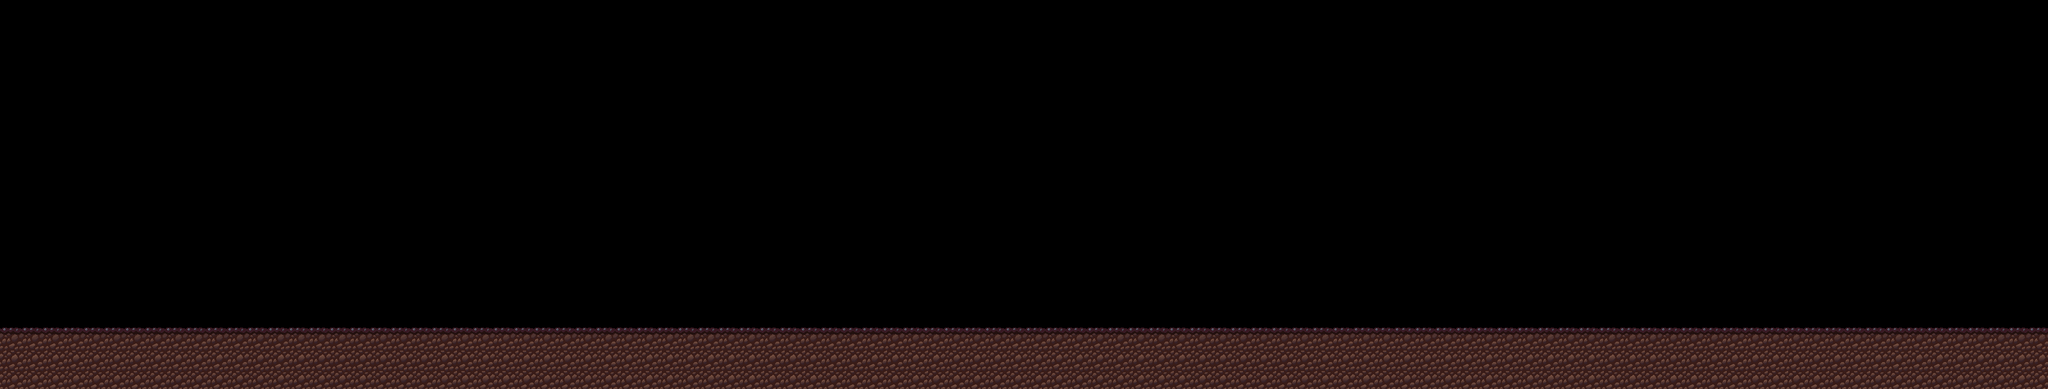

Rendered tile map (Tiled .tmx) drawn with the repository's tilesets; below, a short description and the full map source, tile grids included:
An orthogonal 100x19 tile map with 32x32 px tiles, 1 tile layer (Terreno), 2 tilesets.

<map version="1.10" tiledversion="1.12.2" orientation="orthogonal" renderorder="right-down" width="100" height="19" tilewidth="32" tileheight="32" infinite="0" nextlayerid="2" nextobjectid="1">
 <tileset firstgid="1" source="tierra.tsx" />
 <tileset firstgid="2" source="suelo_base.tsx" />
 <layer id="1" name="Terreno" width="100" height="19">
  <data encoding="csv">
0,0,0,0,0,0,0,0,0,0,0,0,0,0,0,0,0,0,0,0,0,0,0,0,0,0,0,0,0,0,0,0,0,0,0,0,0,0,0,0,0,0,0,0,0,0,0,0,0,0,0,0,0,0,0,0,0,0,0,0,0,0,0,0,0,0,0,0,0,0,0,0,0,0,0,0,0,0,0,0,0,0,0,0,0,0,0,0,0,0,0,0,0,0,0,0,0,0,0,0,
0,0,0,0,0,0,0,0,0,0,0,0,0,0,0,0,0,0,0,0,0,0,0,0,0,0,0,0,0,0,0,0,0,0,0,0,0,0,0,0,0,0,0,0,0,0,0,0,0,0,0,0,0,0,0,0,0,0,0,0,0,0,0,0,0,0,0,0,0,0,0,0,0,0,0,0,0,0,0,0,0,0,0,0,0,0,0,0,0,0,0,0,0,0,0,0,0,0,0,0,
0,0,0,0,0,0,0,0,0,0,0,0,0,0,0,0,0,0,0,0,0,0,0,0,0,0,0,0,0,0,0,0,0,0,0,0,0,0,0,0,0,0,0,0,0,0,0,0,0,0,0,0,0,0,0,0,0,0,0,0,0,0,0,0,0,0,0,0,0,0,0,0,0,0,0,0,0,0,0,0,0,0,0,0,0,0,0,0,0,0,0,0,0,0,0,0,0,0,0,0,
0,0,0,0,0,0,0,0,0,0,0,0,0,0,0,0,0,0,0,0,0,0,0,0,0,0,0,0,0,0,0,0,0,0,0,0,0,0,0,0,0,0,0,0,0,0,0,0,0,0,0,0,0,0,0,0,0,0,0,0,0,0,0,0,0,0,0,0,0,0,0,0,0,0,0,0,0,0,0,0,0,0,0,0,0,0,0,0,0,0,0,0,0,0,0,0,0,0,0,0,
0,0,0,0,0,0,0,0,0,0,0,0,0,0,0,0,0,0,0,0,0,0,0,0,0,0,0,0,0,0,0,0,0,0,0,0,0,0,0,0,0,0,0,0,0,0,0,0,0,0,0,0,0,0,0,0,0,0,0,0,0,0,0,0,0,0,0,0,0,0,0,0,0,0,0,0,0,0,0,0,0,0,0,0,0,0,0,0,0,0,0,0,0,0,0,0,0,0,0,0,
0,0,0,0,0,0,0,0,0,0,0,0,0,0,0,0,0,0,0,0,0,0,0,0,0,0,0,0,0,0,0,0,0,0,0,0,0,0,0,0,0,0,0,0,0,0,0,0,0,0,0,0,0,0,0,0,0,0,0,0,0,0,0,0,0,0,0,0,0,0,0,0,0,0,0,0,0,0,0,0,0,0,0,0,0,0,0,0,0,0,0,0,0,0,0,0,0,0,0,0,
0,0,0,0,0,0,0,0,0,0,0,0,0,0,0,0,0,0,0,0,0,0,0,0,0,0,0,0,0,0,0,0,0,0,0,0,0,0,0,0,0,0,0,0,0,0,0,0,0,0,0,0,0,0,0,0,0,0,0,0,0,0,0,0,0,0,0,0,0,0,0,0,0,0,0,0,0,0,0,0,0,0,0,0,0,0,0,0,0,0,0,0,0,0,0,0,0,0,0,0,
0,0,0,0,0,0,0,0,0,0,0,0,0,0,0,0,0,0,0,0,0,0,0,0,0,0,0,0,0,0,0,0,0,0,0,0,0,0,0,0,0,0,0,0,0,0,0,0,0,0,0,0,0,0,0,0,0,0,0,0,0,0,0,0,0,0,0,0,0,0,0,0,0,0,0,0,0,0,0,0,0,0,0,0,0,0,0,0,0,0,0,0,0,0,0,0,0,0,0,0,
0,0,0,0,0,0,0,0,0,0,0,0,0,0,0,0,0,0,0,0,0,0,0,0,0,0,0,0,0,0,0,0,0,0,0,0,0,0,0,0,0,0,0,0,0,0,0,0,0,0,0,0,0,0,0,0,0,0,0,0,0,0,0,0,0,0,0,0,0,0,0,0,0,0,0,0,0,0,0,0,0,0,0,0,0,0,0,0,0,0,0,0,0,0,0,0,0,0,0,0,
0,0,0,0,0,0,0,0,0,0,0,0,0,0,0,0,0,0,0,0,0,0,0,0,0,0,0,0,0,0,0,0,0,0,0,0,0,0,0,0,0,0,0,0,0,0,0,0,0,0,0,0,0,0,0,0,0,0,0,0,0,0,0,0,0,0,0,0,0,0,0,0,0,0,0,0,0,0,0,0,0,0,0,0,0,0,0,0,0,0,0,0,0,0,0,0,0,0,0,0,
0,0,0,0,0,0,0,0,0,0,0,0,0,0,0,0,0,0,0,0,0,0,0,0,0,0,0,0,0,0,0,0,0,0,0,0,0,0,0,0,0,0,0,0,0,0,0,0,0,0,0,0,0,0,0,0,0,0,0,0,0,0,0,0,0,0,0,0,0,0,0,0,0,0,0,0,0,0,0,0,0,0,0,0,0,0,0,0,0,0,0,0,0,0,0,0,0,0,0,0,
0,0,0,0,0,0,0,0,0,0,0,0,0,0,0,0,0,0,0,0,0,0,0,0,0,0,0,0,0,0,0,0,0,0,0,0,0,0,0,0,0,0,0,0,0,0,0,0,0,0,0,0,0,0,0,0,0,0,0,0,0,0,0,0,0,0,0,0,0,0,0,0,0,0,0,0,0,0,0,0,0,0,0,0,0,0,0,0,0,0,0,0,0,0,0,0,0,0,0,0,
0,0,0,0,0,0,0,0,0,0,0,0,0,0,0,0,0,0,0,0,0,0,0,0,0,0,0,0,0,0,0,0,0,0,0,0,0,0,0,0,0,0,0,0,0,0,0,0,0,0,0,0,0,0,0,0,0,0,0,0,0,0,0,0,0,0,0,0,0,0,0,0,0,0,0,0,0,0,0,0,0,0,0,0,0,0,0,0,0,0,0,0,0,0,0,0,0,0,0,0,
0,0,0,0,0,0,0,0,0,0,0,0,0,0,0,0,0,0,0,0,0,0,0,0,0,0,0,0,0,0,0,0,0,0,0,0,0,0,0,0,0,0,0,0,0,0,0,0,0,0,0,0,0,0,0,0,0,0,0,0,0,0,0,0,0,0,0,0,0,0,0,0,0,0,0,0,0,0,0,0,0,0,0,0,0,0,0,0,0,0,0,0,0,0,0,0,0,0,0,0,
0,0,0,0,0,0,0,0,0,0,0,0,0,0,0,0,0,0,0,0,0,0,0,0,0,0,0,0,0,0,0,0,0,0,0,0,0,0,0,0,0,0,0,0,0,0,0,0,0,0,0,0,0,0,0,0,0,0,0,0,0,0,0,0,0,0,0,0,0,0,0,0,0,0,0,0,0,0,0,0,0,0,0,0,0,0,0,0,0,0,0,0,0,0,0,0,0,0,0,0,
0,0,0,0,0,0,0,0,0,0,0,0,0,0,0,0,0,0,0,0,0,0,0,0,0,0,0,0,0,0,0,0,0,0,0,0,0,0,0,0,0,0,0,0,0,0,0,0,0,0,0,0,0,0,0,0,0,0,0,0,0,0,0,0,0,0,0,0,0,0,0,0,0,0,0,0,0,0,0,0,0,0,0,0,0,0,0,0,0,0,0,0,0,0,0,0,0,0,0,0,
2,2,2,2,2,2,2,2,2,2,2,2,2,2,2,2,2,2,2,2,2,2,2,2,2,2,2,2,2,2,2,2,2,2,2,2,2,2,2,2,2,2,2,2,2,2,2,2,2,2,2,2,2,2,2,2,2,2,2,2,2,2,2,2,2,2,2,2,2,2,2,2,2,2,2,2,2,2,2,2,2,2,2,2,2,2,2,2,2,2,2,2,2,2,2,2,2,2,2,2,
1,1,1,1,1,1,1,1,1,1,1,1,1,1,1,1,1,1,1,1,1,1,1,1,1,1,1,1,1,1,1,1,1,1,1,1,1,1,1,1,1,1,1,1,1,1,1,1,1,1,1,1,1,1,1,1,1,1,1,1,1,1,1,1,1,1,1,1,1,1,1,1,1,1,1,1,1,1,1,1,1,1,1,1,1,1,1,1,1,1,1,1,1,1,1,1,1,1,1,1,
1,1,1,1,1,1,1,1,1,1,1,1,1,1,1,1,1,1,1,1,1,1,1,1,1,1,1,1,1,1,1,1,1,1,1,1,1,1,1,1,1,1,1,1,1,1,1,1,1,1,1,1,1,1,1,1,1,1,1,1,1,1,1,1,1,1,1,1,1,1,1,1,1,1,1,1,1,1,1,1,1,1,1,1,1,1,1,1,1,1,1,1,1,1,1,1,1,1,1,1
</data>
 </layer>
</map>
